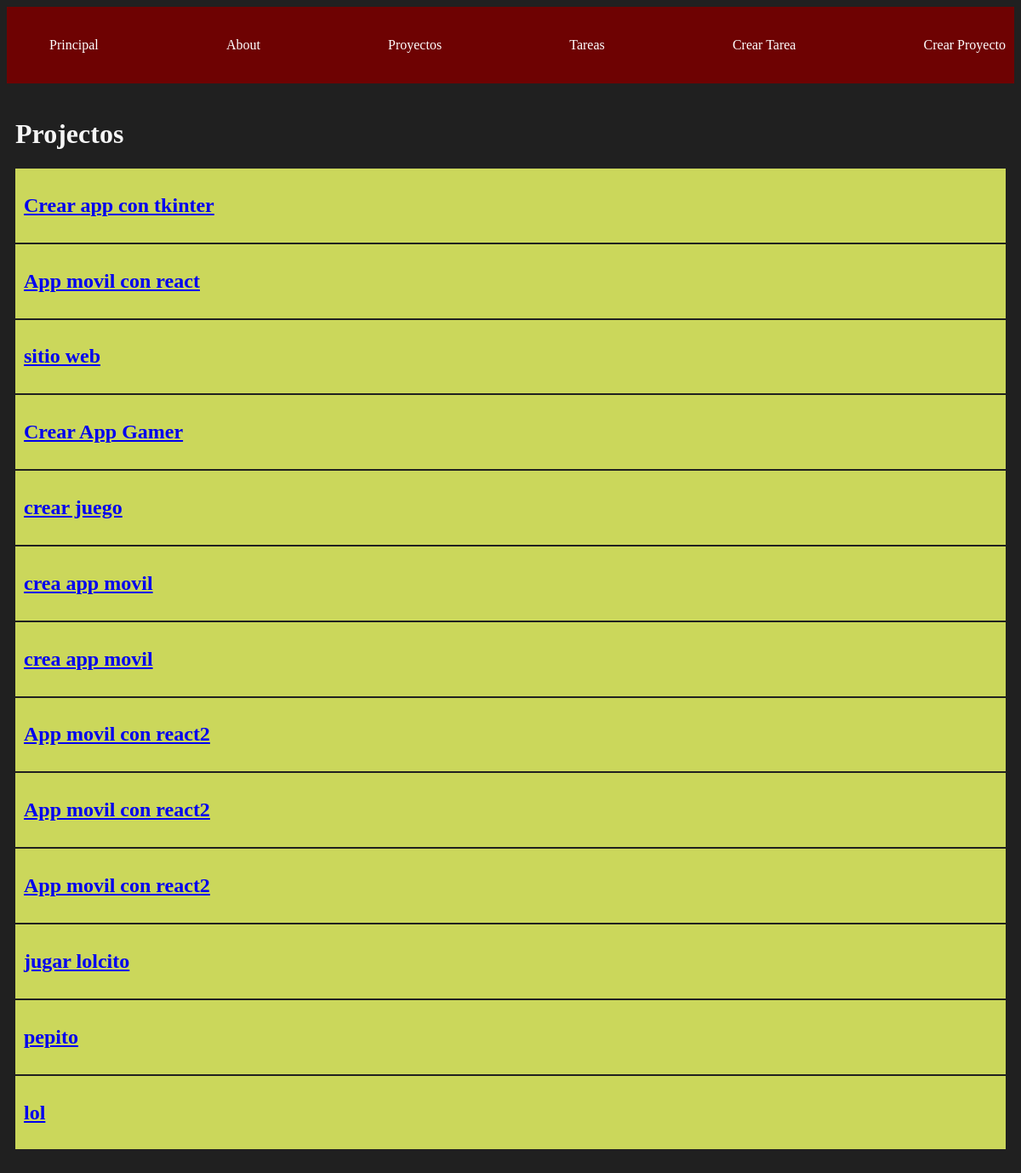
/projects/, run on the app's committed database.
### myapp/models.py (models this page shows, shortened)
class Project(models.Model):
    name = models.CharField(max_length=200)

### myapp/views.py (the view)
# urls.py: path('projects/',views.projects, name="proyecto"),
def projects(request):
    projects = Project.objects.all()
    return render(request, 'projects/projects.html',{
        'projects': projects
    })

### myapp/templates/projects/projects.html
{% extends 'layouts/base.html' %}
{% block content %}
    <h1>Projectos</h1>
    {% for project in projects %}
    <article class="card">
        <a href="{% url 'detalle' project.id  %}">
            <h1>{{project.name}}</h1>
        </a>
    </article>
    {% endfor %}
{% endblock %}

### myapp/templates/layouts/base.html (shortened to what this page needs)
{% load static %}
<!DOCTYPE html>
<html lang="en">
<head>
    <link rel="stylesheet" href="{% static '/styles/main.css' %}">
</head>
<body>
    <nav class="navbar container">
        <ul>
            <li>
                <a href="/">Principal</a>
            </li>
            <li>
                <a href="{% url 'about' %}">About</a>
            </li>
            <li>
                <a href="{% url 'proyecto' %}">Proyectos</a>
            </li>
            <li>
                <a href="{% url 'tarea' %}">Tareas</a>
            </li>
            <li>
                <a href="{% url 'nuevaTarea' %}">Crear Tarea</a>
            </li>
            <li>
                <a href="{% url 'nuevoProyecto' %}">Crear Proyecto</a>
            </li>
        </ul>
    </nav>
    <main class="container">
        {% block content %}
        {% endblock %}
    </main>
</body>
</html>

### myapp/static/styles/main.css (style rules this page uses)
body { background: #202020; color: whitesmoke; }
.navbar { background-color: rgb(110, 2, 2); padding: 5px 0px; }
.navbar ul { display: flex; justify-content: space-between; }
.navbar ul li { list-style: none; }
.navbar ul li a { color: white; text-decoration: none; }
.container { max-width: 1200px; margin: auto; padding: 20px 10px; }
.card { background: rgb(203, 215, 91); color: silver; padding: 10px; margin-bottom: 2px; }

### data on the page
Project: name "Crear app con tkinter"
Project: name "App movil con react"
Project: name "sitio web"
Project: name "Crear App Gamer"
Project: name "crear juego"
Project: name "crea app movil"
Project: name "crea app movil"
Project: name "App movil con react2"
Project: name "App movil con react2"
Project: name "App movil con react2"
Project: name "jugar lolcito"
Project: name "pepito"
Project: name "lol"
